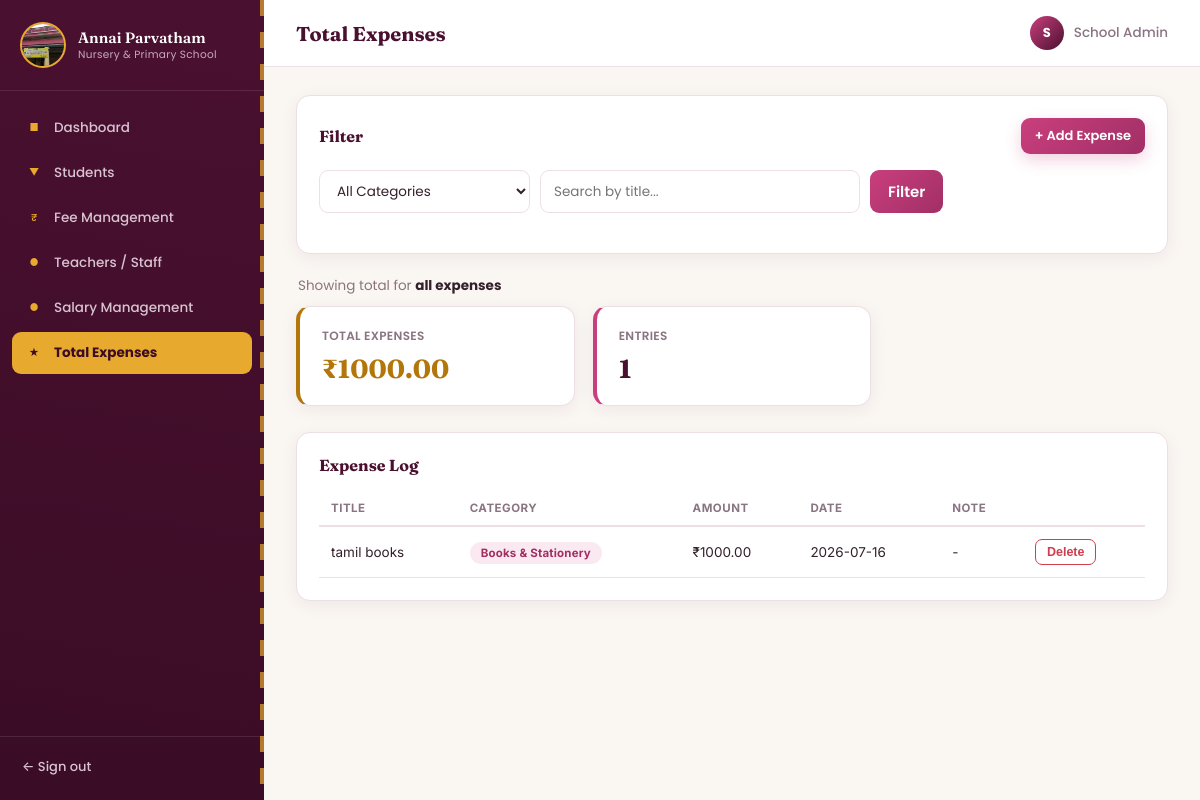
The page /expenses (signed in) on the database as committed earlier.
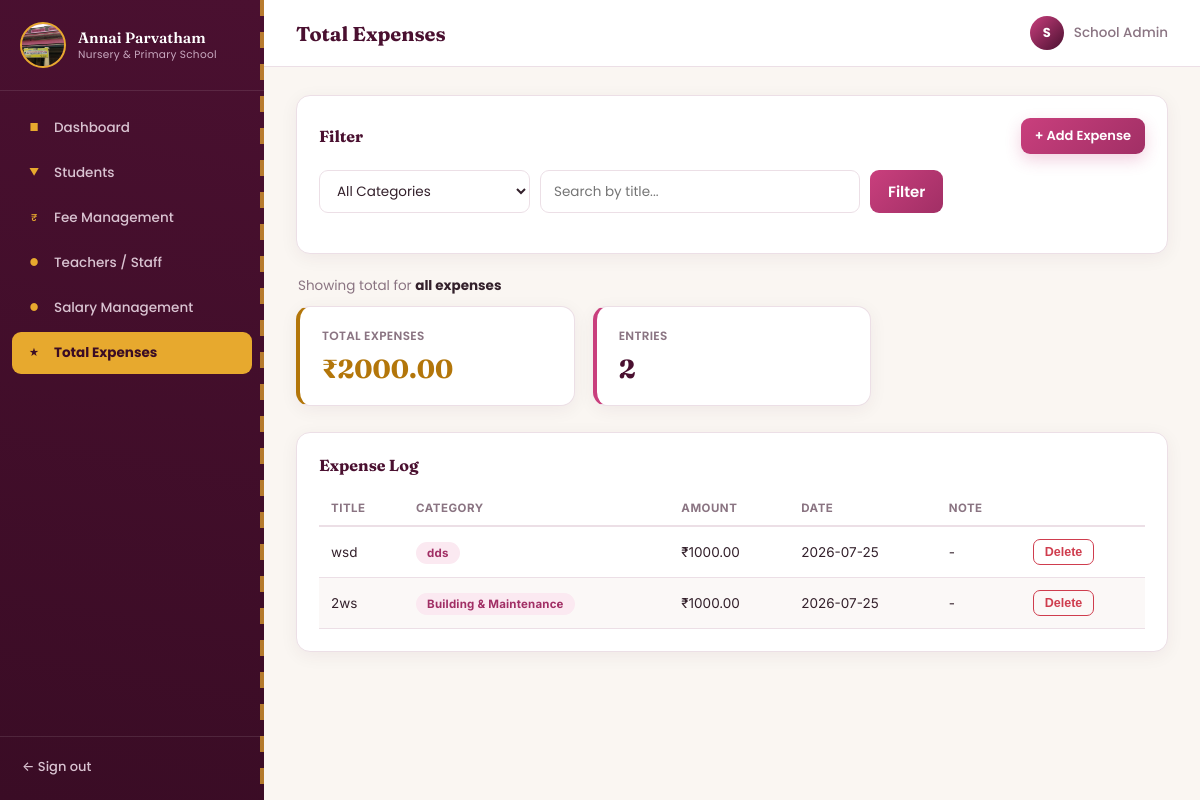
The same page on the database as committed later.
### models.py (models this page shows)
class Expense(db.Model):
    id = db.Column(db.Integer, primary_key=True)
    title = db.Column(db.String(150), nullable=False, index=True)
    category = db.Column(db.String(60), nullable=False, index=True)
    amount = db.Column(db.Float, nullable=False)
    date = db.Column(db.String(20), default=lambda: datetime.now().strftime("%Y-%m-%d"))
    note = db.Column(db.String(200))

### app.py (the view)
@app.route("/expenses")
@login_required
def expenses():
    q = request.args.get("q", "").strip()
    category_filter = request.args.get("category", "").strip()
    page = get_page_arg()
    query = Expense.query
    if category_filter and category_filter in EXPENSE_CATEGORIES:
        query = query.filter(Expense.category == category_filter)
    if q:
        query = query.filter(Expense.title.ilike(f"%{q}%"))
    total_matching = query.count()
    pagination = query.order_by(Expense.id.desc()).paginate(page=page, per_page=PAGE_SIZE, error_out=False)
    total_q = db.session.query(func.coalesce(func.sum(Expense.amount), 0))
    if category_filter and category_filter in EXPENSE_CATEGORIES:
        total_q = total_q.filter(Expense.category == category_filter)
    if q:
        total_q = total_q.filter(Expense.title.ilike(f"%{q}%"))
    total_expenses = total_q.scalar()
    return render_template(
        "expenses.html",
        expenses=pagination.items,
        pagination=pagination,
        total_matching=total_matching,
        total_expenses=total_expenses,
        q=q,
        category_filter=category_filter,
        category_choices=EXPENSE_CATEGORIES,
    )

### app.py (called while the page is built)
def login_required(f):
    @wraps(f)
    def wrapper(*args, **kwargs):
        if "admin_id" not in session:
            return redirect(url_for("login"))
        return f(*args, **kwargs)
    return wrapper

def get_page_arg():
    try:
        page = int(request.args.get("page", 1))
    except (TypeError, ValueError):
        page = 1
    return max(page, 1)

### templates/expenses.html (shortened to what this page needs)
{% extends "base.html" %}
{% import "_macros.html" as macros %}
{% block header %}Total Expenses{% endblock %}
{% block content %}
<div class="panel">
  <div class="panel-head">
    <h3>Filter</h3>
    <a href="{{ url_for('add_expense') }}" class="action-btn small">+ Add Expense</a>
  </div>
  <form method="GET" class="search-row">
    <select name="category" class="filter-select">
      <option value="">All Categories</option>
    </select>
    <input type="text" name="q" value="{{ q }}" placeholder="Search by title...">
    <button type="submit" class="submit-btn small">Filter</button>
  </form>
</div>
<div class="totals-scope-label">
  {% if category_filter and q %}
    Showing total for <strong>{{ category_filter }}</strong>, matching &ldquo;{{ q }}&rdquo;
  {% elif category_filter %}
    Showing total for <strong>{{ category_filter }}</strong>
  {% elif q %}
    Showing total for results matching &ldquo;{{ q }}&rdquo;
  {% else %}
    Showing total for <strong>all expenses</strong>
  {% endif %}
</div>
<div class="card-grid three">
  <div class="stat-card accent-amber">
    <span class="stat-label">Total Expenses</span>
    <span class="stat-value">₹{{ "%.2f"|format(total_expenses) }}</span>
  </div>
  <div class="stat-card">
    <span class="stat-label">Entries</span>
    <span class="stat-value">{{ total_matching }}</span>
  </div>
</div>
<div class="panel">
  <div class="panel-head">
    <h3>Expense Log</h3>
  </div>
  {% if expenses %}
  <table class="data-table">
    <thead>
      <tr><th>Title</th><th>Category</th><th>Amount</th><th>Date</th><th>Note</th><th></th></tr>
    </thead>
    <tbody>
      {% for e in expenses %}
      <tr>
        <td>{{ e.title }}</td>
        <td><span class="badge badge-category">{{ e.category }}</span></td>
        <td>₹{{ "%.2f"|format(e.amount) }}</td>
        <td>{{ e.date }}</td>
        <td>{{ e.note or '-' }}</td>
        <td>
          <form method="POST" action="{{ url_for('delete_expense', expense_id=e.id) }}"
                onsubmit="return confirm('Remove this expense entry?');">
            <button type="submit" class="danger-btn">Delete</button>
          </form>
        </td>
      </tr>
      {% endfor %}
    </tbody>
  </table>
  {% endif %}
</div>
{% endblock %}

### templates/base.html (shortened to what this page needs)
<!DOCTYPE html>
<html lang="en">
<head>
<link rel="stylesheet" href="{{ url_for('static', filename='css/style.css') }}">
</head>
<body>
<div class="app-shell" id="appShell">
  <aside class="sidebar" id="sidebar">
    <div class="sidebar-brand">
      <div class="brand-mark">
        <img src="{{ url_for('static', filename='img/school-building.webp') }}" alt="">
      </div>
      <div class="brand-text">
        <strong>Annai Parvatham</strong>
        <span>Nursery &amp; Primary School</span>
      </div>
    </div>
    <nav class="sidebar-nav">
      <a href="{{ url_for('dashboard') }}" class="{{ 'active' if request.endpoint=='dashboard' }}">
        <span class="icon">&#9632;</span> Dashboard
      </a>
      <a href="{{ url_for('students') }}" class="{{ 'active' if request.endpoint in ['students','add_student'] }}">
        <span class="icon">&#9660;</span> Students
      </a>
      <a href="{{ url_for('fees') }}" class="{{ 'active' if request.endpoint in ['fees','student_fee_detail'] }}">
        <span class="icon">&#8377;</span> Fee Management
      </a>
      <a href="{{ url_for('teachers') }}" class="{{ 'active' if request.endpoint in ['teachers','add_teacher'] }}">
        <span class="icon">&#9679;</span> Teachers / Staff
      </a>
      <a href="{{ url_for('salary') }}" class="{{ 'active' if request.endpoint in ['salary','teacher_salary_detail'] }}">
        <span class="icon">&#9679;</span> Salary Management
      </a>
      <a href="{{ url_for('expenses') }}" class="{{ 'active' if request.endpoint in ['expenses','add_expense'] }}">
        <span class="icon">&#9733;</span> Total Expenses
      </a>
    </nav>
    <div class="sidebar-footer">
      <a href="{{ url_for('logout') }}" class="logout-link">&#8592; Sign out</a>
    </div>
  </aside>
  <div class="main-area">
    <header class="topbar">
      <div class="topbar-left">
        <div class="topbar-title">{% block header %}Dashboard{% endblock %}</div>
      </div>
      <div class="topbar-admin">
        <span class="admin-avatar">{{ session.get('admin_name','A')[0] }}</span>
        <span>{{ session.get('admin_name','Admin') }}</span>
      </div>
    </header>
    <main class="content">
      {% block content %}{% endblock %}
    </main>
  </div>
</div>
</body>
</html>

Rows that differ between the two databases and show on the page:
added Expense: title "wsd", category "dds", amount "1000.00", date "2026-07-25", note "-"
changed Expense: title "tamil books" → "2ws"; category "Books & Stationery" → "Building & Maintenance"; date "2026-07-16" → "2026-07-25"
Other text that changed with them:
{{ "%.2f"|format(total_expenses) }}: "1000.00" → "2000.00"
{{ total_matching }}: "1" → "2"
